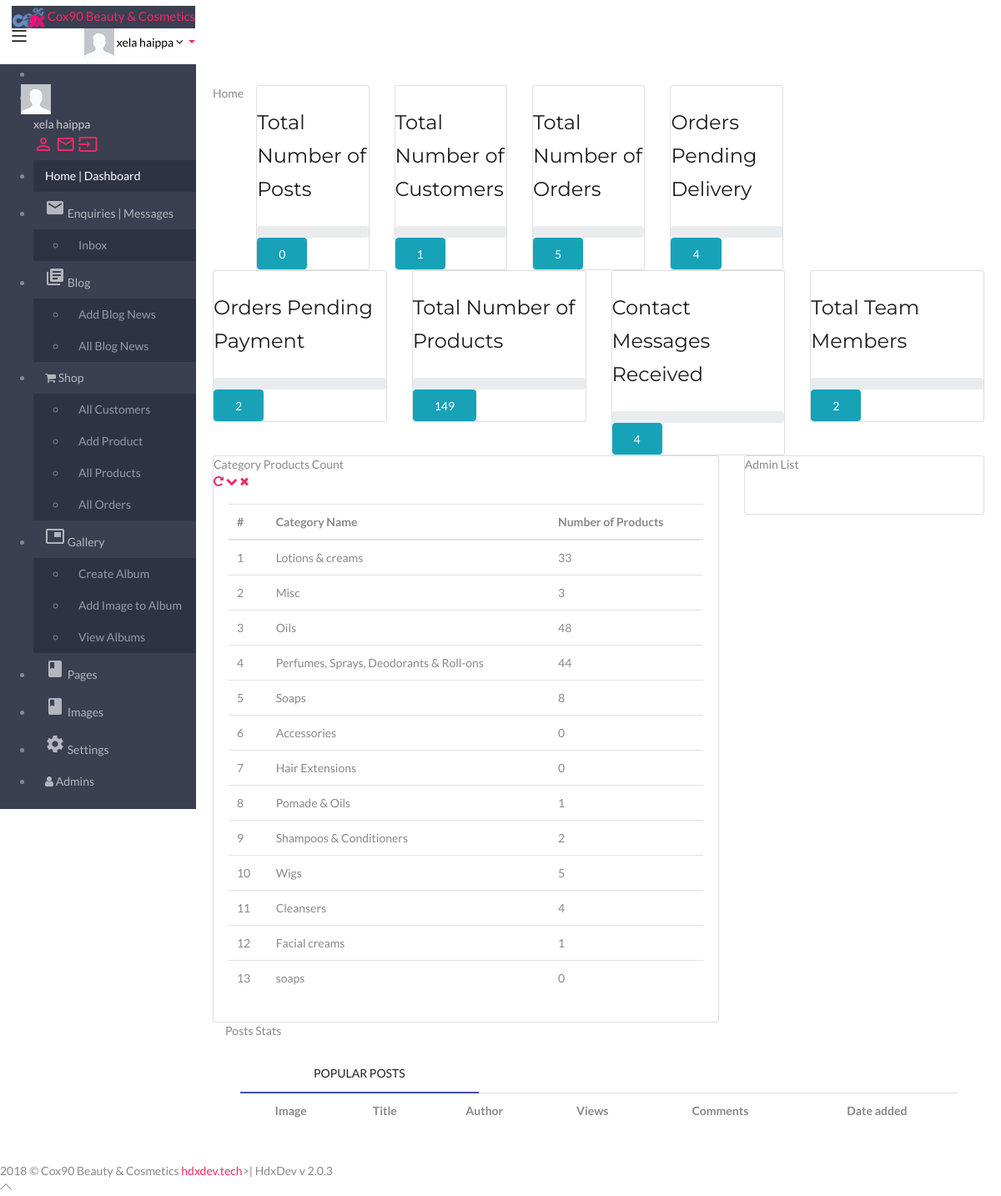
The app's page /manager/index.php (signed in) with its own data.
### tables this page shows
CREATE TABLE `single_images` (
  `id` varchar(100) NOT NULL,
  `image` varchar(200) NOT NULL,
  `width` int(11) NOT NULL,
  `height` int(11) NOT NULL,
  `url` text NOT NULL
);

CREATE TABLE `products_subcategories` (
  `id` int(11) NOT NULL,
  `title` varchar(255) NOT NULL,
  `url_title` varchar(255) NOT NULL,
  `main_category` int(11) NOT NULL,
  `date` timestamp NOT NULL DEFAULT CURRENT_TIMESTAMP,
  `adder` varchar(50) NOT NULL
);

### manager/index.php (the view, shortened to what the rows shown need)
<?php
require_once('functions/init.php');
?>
<!DOCTYPE html>
<html lang="en">
<head>
    <?php include('webparts/css.php'); ?>
</head>
<body class="page-header-fixed sidemenu-closed-hidelogo page-content-white page-md header-white dark-sidebar-color logo-dark">
    <div class="page-wrapper">
        <?php include('webparts/header.php'); ?>
        <div class="page-container">
        <?php include('webparts/nav.php'); ?>
            <div class="page-content-wrapper">
                <div class="page-content">
					<div class="row">
                        <div class="col-lg-8 col-md-12 col-sm-12 col-12">
                            <div class="card card-box">
                                <div class="card-body ">
                                  <div class="table-wrap">
										<div class="table-responsive tblHeightSet">
											<table class="table display product-overview mb-30" id="support_table">
												<thead>
													<tr>
														<th>#</th>
														<th>Category Name</th>
														<th>Number of Products</th>
													</tr>
												</thead>
												<tbody>
											<?php
										  	$categories = get_shop_subcategories();
													$x=0;
										  if(mysqli_num_rows($categories) > 0) {
											  while($category = mysqli_fetch_assoc($categories)) { $x++; ?>
													<tr>
														<td><?php echo($x); ?></td>
														<td><?php echo(product_cat_title($category['id'])); ?></td>
														<td><?php echo(categories_products_count($category['id'])) ?></td>
													</tr>
										 <?php }
										  } else {echo('<tr><td>No categories created</td><tr/>');}
										  	 ?>
												</tbody>
											</table>
										</div>
									</div>
                                </div>
                            </div>
                        </div>
					</div>
						<div class="col-sm-12">
							<div class="card-box">
								<div class="card-body ">
					            <div class = "mdl-tabs mdl-js-tabs">
					               <div class = "mdl-tabs__panel is-active p-t-20" id = "tab4-panel">
					               <div class="table-responsive">
										<table class="table">
											<tbody>
												<tr class="text-center">
													<th>Image</th>
													<th>Title</th>
													<th>Author</th>
													<th>Views</th>
													<th>Comments</th>
													<th>Date added</th>
												</tr>
											</tbody>
										</table>
									</div>
					               </div>
					            </div>
								</div>
							</div>
					</div>
                </div>
            </div>
        </div>
		<?php include('webparts/footer.php'); ?>
  </body>
</html>

### manager/webparts/header.php (shortened to what the rows shown need)
<div class="page-header navbar navbar-fixed-top" id="above">
          <div class="page-header-inner ">
              <div class="page-logo">
                  <a href="index.php">
                  <img width="40px" src="../uploads/<?php echo single_image('logo'); ?>"/>
                  <span class="logo-default" style="font-size: 15px" ><?php echo($site_name); ?></span> </a>
              </div>
              <div class="top-menu">
                  <ul class="nav navbar-nav pull-right">
					<li class="dropdown dropdown-user">
                          <a href="javascript:;" class="dropdown-toggle" data-toggle="dropdown" data-hover="dropdown" data-close-others="true">
                              <img alt="" class="img-circle " src="assets/img/profile.png" />
                              <span class="username username-hide-on-mobile"> <?php echo admin_name(); ?> </span>
                              <i class="fa fa-angle-down"></i>
                          </a>
                      </li>
                  </ul>
              </div>
          </div>
      </div>

### manager/webparts/nav.php (shortened to what the rows shown need)
<div class="sidebar-container">
	<div class="sidemenu-container navbar-collapse collapse fixed-menu">
             <div id="remove-scroll">
                 <ul class="sidemenu page-header-fixed p-t-20" data-keep-expanded="false" data-auto-scroll="true" data-slide-speed="200">
                     <li class="sidebar-user-panel">
                         <div class="user-panel">
                                    <div class="profile-usertitle">
                                        <div class="sidebar-userpic-name"> <?php echo admin_name(); ?></div>
                                    </div>
                         </div>
                     </li>
                 </ul>
             </div>
            </div>
        </div>

### records on screen
single_images: image (picture)
products_subcategories: product_cat_title($category['id']) "Lotions & creams", id "33"
products_subcategories: product_cat_title($category['id']) "Misc", id "3"
products_subcategories: product_cat_title($category['id']) "Oils", id "48"
products_subcategories: product_cat_title($category['id']) "Perfumes, Sprays, Deodorants & Roll-ons", id "44"
products_subcategories: product_cat_title($category['id']) "Soaps", id "8"
products_subcategories: product_cat_title($category['id']) "Accessories", id "0"
products_subcategories: product_cat_title($category['id']) "Hair Extensions", id "0"
products_subcategories: product_cat_title($category['id']) "Pomade & Oils", id "1"
products_subcategories: product_cat_title($category['id']) "Shampoos & Conditioners", id "2"
products_subcategories: product_cat_title($category['id']) "Wigs", id "5"
products_subcategories: product_cat_title($category['id']) "Cleansers", id "4"
products_subcategories: product_cat_title($category['id']) "Facial creams", id "1"
products_subcategories: product_cat_title($category['id']) "soaps", id "0"

### other values on screen
$site_name "Cox90 Beauty & Cosmetics"
admin_name() "xela haippa"
$sub_site_name "Home"
mysqli_num_rows(get_news()) "0"
mysqli_num_rows(get_customers()) "1"
mysqli_num_rows(get_orders()) "5"
mysqli_num_rows(get_not_delivered_orders()) "4"
mysqli_num_rows(get_not_paid_orders()) "2"
mysqli_num_rows(get_products()) "149"
mysqli_num_rows(getContactMessages()) "4"
mysqli_num_rows(get_teams()) "2"
$year "2018"
$dev_web "hdxdev.tech"
$dev "HdxDev"
